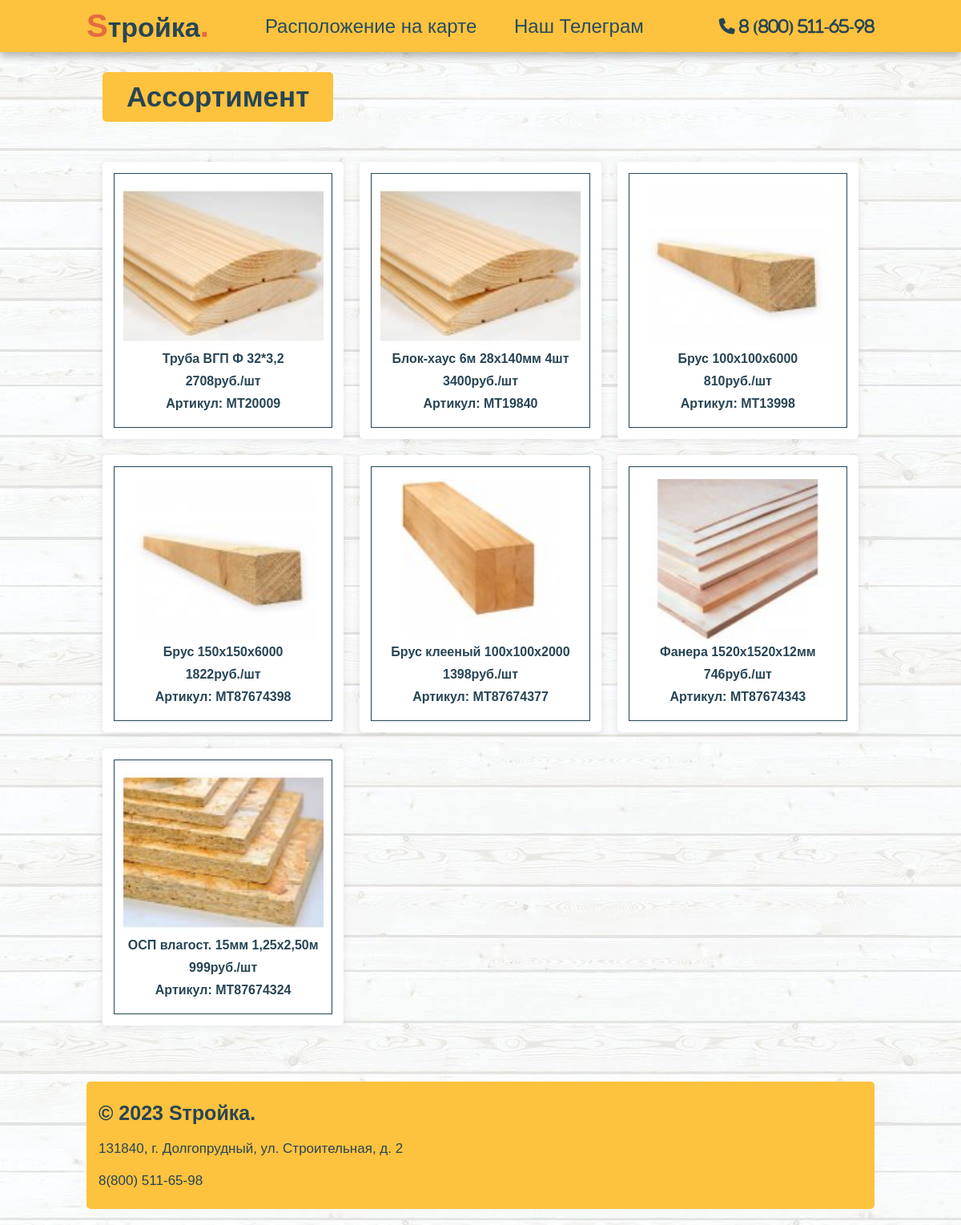
Page /category/4 on the committed database.
### main/models.py (models this page shows, shortened)
class Material(models.Model):
    title = models.CharField('Название материала', max_length=40)
    image = models.ImageField('Изображение', upload_to='image_Material/')
    quantity = models.CharField('Товар измеряется в:', max_length=10)
    code = models.CharField('Артикул', max_length=10)
    price = models.PositiveSmallIntegerField('Цена', default=0)
    category = models.ForeignKey(Product_categories, verbose_name='Категория', on_delete=models.SET_NULL, null=True)
    url = models.SlugField(max_length=160, unique=True)

### main/views.py (the view)
# urls.py: path('category/<int:category_id>', views.MaterialListView.as_view(), name = 'categories'),
class MaterialListView(ListView):
    model = Material
    template_name = 'main/categories.html'
    context_object_name = "mat"
    def get_queryset(self):
        category_id = self.kwargs.get('category_id')
        queryset = Material.objects.filter(category_id=category_id)
        return queryset

### templates/main/categories.html
{% extends 'main/base.html' %}
{% block content %}
{% load s_tag %}
<section class="categories">
    <div class="container">
        <h3 class="title">Ассортимент</h3>
        <div class="product-container">
        {% for str in mat %}
            <a href="#" class="product" data-name="p-1">
                <img src="{{ str.image.url }}" alt="">
                <h3>{{ str.title }}</h3>
                <h3>{{ str.price }}руб.{{ str.quantity }}</h3>
                <h3>Артикул: {{ str.code }}</h3>
            </a>
        {% endfor %}
        </div>
    </div>
</section>
{% endblock content %}

### static/css/style.css (style rules this page uses)
* { font-family: 'Montserrat', sans-serif; margin: 0; padding: 0; box-sizing: border-box; font-family: 'Mulish', sans-serif; outline: none; border: none; text-decoration: none; transition: .2s linear; }
html { font-size: 62.5%; scroll-behavior: smooth; scroll-padding-top: 6rem; overflow-x: hidden; background: url(../img/fon/1619144855_13-phonoteka_org-p-belie-doski-fon-17.jpg); }
section { padding: 2rem 9%; }
.container { max-width: 1200px; margin: 0 auto; padding: 3rem 2rem; }
.container .title { margin-top: 4rem; font-size: 3.5rem; color: #274555; margin-bottom: 5rem; display: inline-block; padding: 11px 30px; background: #fdc23e; border-radius: 5px; }
.container .product-container { display: grid; grid-template-columns: repeat(auto-fit, minmax(30rem, 1fr)); gap: 2rem; }
.container .product-container .product { text-align: center; padding: 3rem 2rem; background: #ffffff; box-shadow: 0 .15rem 1rem rgba(0, 0, 0, .1); outline: .1rem solid #274555; outline-offset: -1.5rem; cursor: pointer; border-radius: 5px; }
.container .product-container .product img { height: 20rem; }
.container .product-container .product h3 { padding: .5rem 0; font-size: 1.6rem; color: #274555; }

### rows in the picture
Material: image (picture), title "Труба ВГП Ф 32*3,2", price "2708", quantity "/шт", code "МТ20009"
Material: image (picture), title "Блок-хаус 6м 28х140мм 4шт", price "3400", quantity "/шт", code "МТ19840"
Material: image (picture), title "Брус 100х100х6000", price "810", quantity "/шт", code "МТ13998"
Material: image (picture), title "Брус 150х150х6000", price "1822", quantity "/шт", code "MT87674398"
Material: image (picture), title "Брус клееный 100х100х2000", price "1398", quantity "/шт", code "MT87674377"
Material: image (picture), title "Фанера 1520х1520х12мм", price "746", quantity "/шт", code "MT87674343"
Material: image (picture), title "ОСП влагост. 15мм 1,25х2,50м", price "999", quantity "/шт", code "MT87674324"
